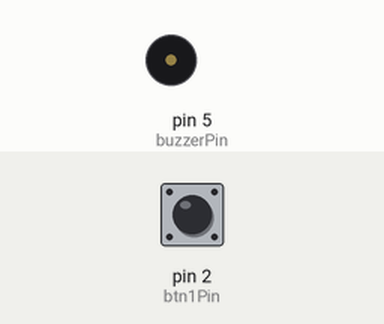
This sketch was run on a simulated Arduino Uno, built with avr-gcc and run on an emulated ATmega328P. Parts: buzzer (waves = sounding). The test bench sets the inputs (shaded band); at power-on: pin 2 (btn1Pin) HIGH.

Above: at 1.2 s.
1.3 s: pin 2 (btn1Pin) pulled LOW for 0.15 s
At 1.4 s:
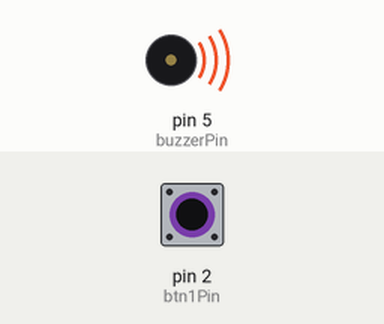
3.0 s: pin 2 (btn1Pin) pulled LOW for 3.2 s
At 7.3 s:
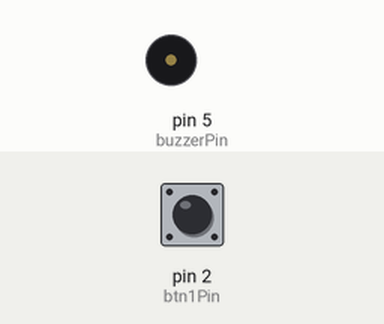
Timing chart, 0 to 8.8 s (numbered marks = the images above; inputs shaded):
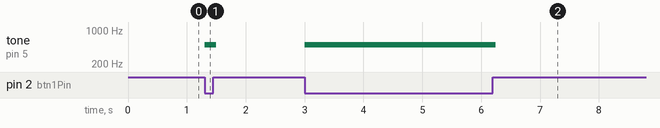

The sketch:

sketch_lab007.ino
```cpp
int buzzerPin = 5;
int btn1Pin = 2;

void setup() {
  pinMode(buzzerPin, OUTPUT);
  pinMode(btn1Pin, INPUT);
}

void loop() {
  if (digitalRead(btn1Pin) == LOW) {
    tone(buzzerPin, 500, 50);
  }
}
```

Measured:
- after the input at 1.3 s, tone on pin 5 (buzzerPin): silent → 500 Hz at once, → silent 0.20 s later
- after the input at 3.0 s, tone on pin 5 (buzzerPin): silent → 500 Hz at once, → silent 3.2 s later
